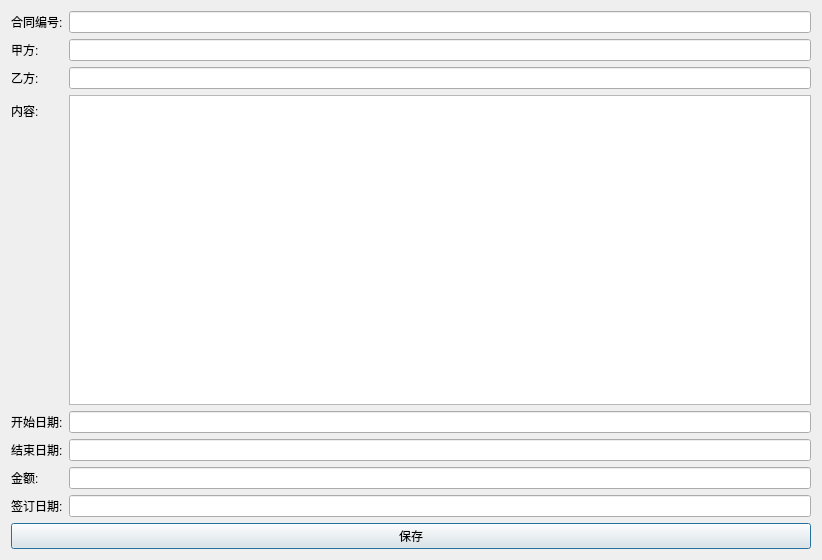
<?xml version="1.0" encoding="UTF-8"?>
<ui version="4.0">
 <class>EditContractDialog</class>
 <widget class="QDialog" name="EditContractDialog">
  <property name="geometry">
   <rect>
    <x>0</x>
    <y>0</y>
    <width>822</width>
    <height>560</height>
   </rect>
  </property>
  <property name="windowTitle">
   <string>编辑合同</string>
  </property>
  <layout class="QFormLayout" name="formLayout">
   <item row="0" column="0">
    <widget class="QLabel" name="contractNumberLabel">
     <property name="text">
      <string>合同编号:</string>
     </property>
    </widget>
   </item>
   <item row="0" column="1">
    <widget class="QLineEdit" name="contractNumberLineEdit"/>
   </item>
   <item row="1" column="0">
    <widget class="QLabel" name="partyALabel">
     <property name="text">
      <string>甲方:</string>
     </property>
    </widget>
   </item>
   <item row="1" column="1">
    <widget class="QLineEdit" name="partyALineEdit"/>
   </item>
   <item row="2" column="0">
    <widget class="QLabel" name="partyBLabel">
     <property name="text">
      <string>乙方:</string>
     </property>
    </widget>
   </item>
   <item row="2" column="1">
    <widget class="QLineEdit" name="partyBLineEdit"/>
   </item>
   <item row="3" column="0">
    <widget class="QLabel" name="contentLabel">
     <property name="text">
      <string>内容:</string>
     </property>
    </widget>
   </item>
   <item row="3" column="1">
    <widget class="QTextEdit" name="contentTextEdit"/>
   </item>
   <item row="4" column="0">
    <widget class="QLabel" name="startDateLabel">
     <property name="text">
      <string>开始日期:</string>
     </property>
    </widget>
   </item>
   <item row="4" column="1">
    <widget class="QLineEdit" name="startDateLineEdit"/>
   </item>
   <item row="5" column="0">
    <widget class="QLabel" name="endDateLabel">
     <property name="text">
      <string>结束日期:</string>
     </property>
    </widget>
   </item>
   <item row="5" column="1">
    <widget class="QLineEdit" name="endDateLineEdit"/>
   </item>
   <item row="6" column="0">
    <widget class="QLabel" name="amountLabel">
     <property name="text">
      <string>金额:</string>
     </property>
    </widget>
   </item>
   <item row="6" column="1">
    <widget class="QLineEdit" name="amountLineEdit"/>
   </item>
   <item row="7" column="0">
    <widget class="QLabel" name="signingDateLabel">
     <property name="text">
      <string>签订日期:</string>
     </property>
    </widget>
   </item>
   <item row="7" column="1">
    <widget class="QLineEdit" name="signingDateLineEdit"/>
   </item>
   <item row="8" column="0" colspan="2">
    <widget class="QPushButton" name="saveButton">
     <property name="text">
      <string>保存</string>
     </property>
    </widget>
   </item>
  </layout>
 </widget>
 <resources/>
 <connections/>
</ui>
